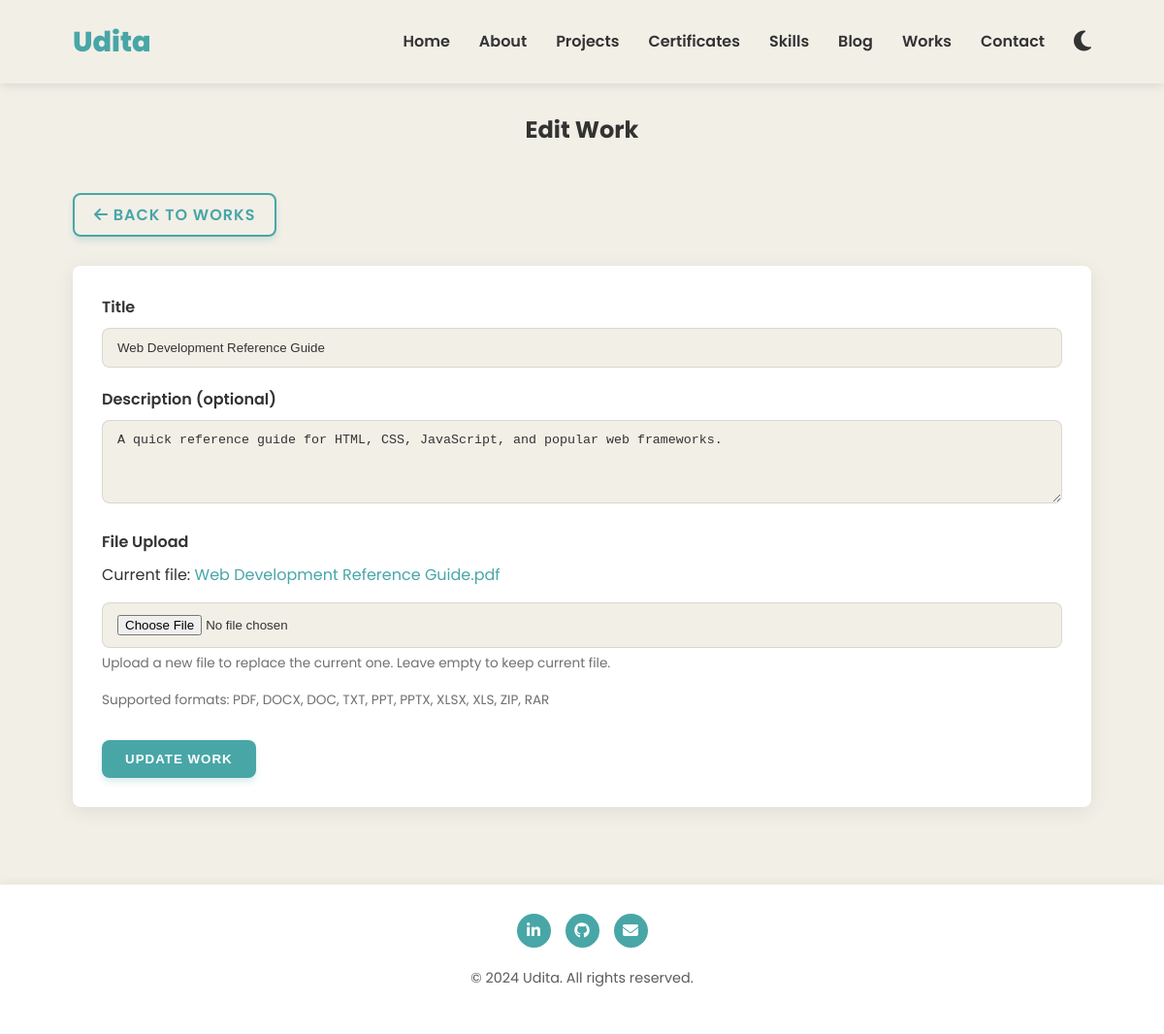
Screenshot of /works/edit/2 with the database file from the repository.
### models.py (models this page shows, shortened)
class Work(db.Model):
    id = db.Column(db.Integer, primary_key=True)
    title = db.Column(db.String(200), nullable=False)
    description = db.Column(db.Text)
    file_url = db.Column(db.String(200))
    file_type = db.Column(db.String(50))
    created_at = db.Column(db.DateTime, default=datetime.utcnow)

### routes.py (the view, shortened to what this page needs)
@app.route('/works/edit/<int:work_id>', methods=['GET', 'POST'])
def edit_work(work_id):
    work = Work.query.get_or_404(work_id)
    return render_template('edit_work.html', work=work)

### templates/edit_work.html
{% extends 'base.html' %}
{% block content %}
<section class="new-work-section">
    <div class="container">
        <h1 class="section-title">Edit Work</h1>
        <div class="work-navigation">
            <a href="{{ url_for('works') }}" class="btn btn-outline"><i class="fas fa-arrow-left"></i> Back to Works</a>
        </div>
        <form class="work-form" method="POST" enctype="multipart/form-data">
            <div class="form-group">
                <label for="title">Title</label>
                <input type="text" id="title" name="title" value="{{ work.title }}" required>
            </div>
            <div class="form-group">
                <label for="description">Description (optional)</label>
                <textarea id="description" name="description" rows="4" placeholder="A brief description of your work">{{ work.description }}</textarea>
            </div>
            <div class="form-group">
                <label for="file">File Upload</label>
                {% if work.file_url %}
                <div class="current-file">
                    <p>Current file: <a href="{{ work.file_url }}" target="_blank">{{ work.title }}.{{ work.file_type }}</a></p>
                </div>
                {% endif %}
                <input type="file" id="file" name="file">
                <p class="form-help">Upload a new file to replace the current one. Leave empty to keep current file.</p>
                <p class="form-help">Supported formats: PDF, DOCX, DOC, TXT, PPT, PPTX, XLSX, XLS, ZIP, RAR</p>
            </div>
            <div class="form-actions">
                <button type="submit" class="btn btn-primary">Update Work</button>
            </div>
        </form>
    </div>
</section>
{% endblock %}

### static/css/style.css (style rules this page uses)
:root { --primary-color: #48A6A7; --secondary-color: #006A71; --accent-color: #99BC85; --text-color: #333; --background-color: #F2EFE7; --section-bg: #FAF1E6; --card-bg: #fff; --header-bg: rgba(242, 239, 231, 0.95); --shadow: 0 4px 20px rgba(0, 0, 0, 0.08); --transition: all 0.3s ease; --border-radius: 8px; --spacing: 1rem; --light-accent: #9ACBD0; --soft-bg: #E4EFE7; --dark-primary: #9ACBD0; --dark-secondary: #48A6A7; --dark-accent: #99BC85; --dark-text: #F2EFE7; --dark-background: #006A71; --dark-section-bg: #005459; --dark-card-bg: #007A80; --dark-header-bg: rgba(0, 106, 113, 0.95); --dark-shadow: 0 4px 20px rgba(0, 0, 0, 0.3); }
* { margin: 0; padding: 0; box-sizing: border-box; }
html { scroll-behavior: smooth; font-size: 16px; }
body { font-family: 'Poppins', sans-serif; color: var(--text-color); background-color: var(--background-color); line-height: 1.6; overflow-x: hidden; transition: var(--transition); }
h1, h2, h3, h4, h5, h6 { margin-bottom: 1rem; font-weight: 700; line-height: 1.2; color: var(--text-color); transition: var(--transition); }
p { margin-bottom: 1rem; transition: var(--transition); }
a { color: var(--primary-color); text-decoration: none; transition: var(--transition); }
.container { width: 90%; max-width: 1200px; margin: 0 auto; padding: 0 15px; }
section { padding: 80px 0; background-color: var(--section-bg); transition: var(--transition); }
section:nth-child(odd) { background-color: var(--background-color); }
.btn { display: inline-block; padding: 12px 24px; background-color: var(--primary-color); color: white; border: none; border-radius: var(--border-radius); cursor: pointer; font-weight: 600; text-transform: uppercase; letter-spacing: 1px; transition: var(--transition); box-shadow: 0 4px 6px rgba(72, 166, 167, 0.2); }
.section-title { text-align: center; margin-bottom: 50px; position: relative; }
.blog-section, .blog-post-section, .new-blog-post-section, .works-section, .new-work-section { min-height: 100vh; padding-top: 120px; }
.btn-outline { background-color: transparent; border: 2px solid var(--primary-color); color: var(--primary-color); padding: 8px 20px; border-radius: var(--border-radius); font-weight: 600; transition: var(--transition); display: inline-block; }
.blog-form, .work-form { background-color: var(--card-bg); border-radius: var(--border-radius); padding: 30px; box-shadow: var(--shadow); }
.form-group { margin-bottom: 20px; }
.form-group label { display: block; margin-bottom: 8px; font-weight: 600; }
.form-group input, .form-group textarea { width: 100%; padding: 12px 15px; border: 1px solid rgba(0, 0, 0, 0.1); border-radius: var(--border-radius); background-color: var(--background-color); color: var(--text-color); transition: var(--transition); }
.form-actions { margin-top: 30px; }
.form-help { font-size: 0.85rem; color: var(--text-color); opacity: 0.7; margin-top: 5px; }
.work-navigation { margin-bottom: 30px; }

### rows the page displays
Work: title "Web Development Reference Guide", description "A quick reference guide for HTML, CSS, JavaScript, and popular web frameworks.", file_type "pdf"
